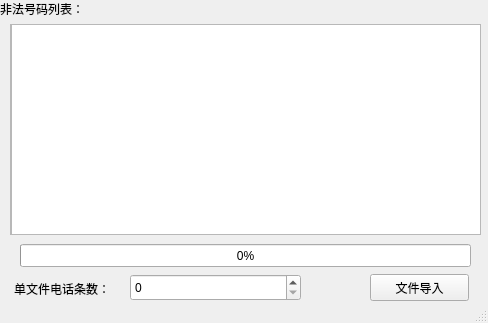
<?xml version="1.0" encoding="UTF-8"?>
<ui version="4.0">
 <class>MainWindow</class>
 <widget class="QMainWindow" name="MainWindow">
  <property name="geometry">
   <rect>
    <x>0</x>
    <y>0</y>
    <width>488</width>
    <height>323</height>
   </rect>
  </property>
  <property name="windowTitle">
   <string>MainWindow</string>
  </property>
  <widget class="QWidget" name="centralwidget">
   <widget class="QPushButton" name="loadSingleButton">
    <property name="geometry">
     <rect>
      <x>370</x>
      <y>274</y>
      <width>99</width>
      <height>27</height>
     </rect>
    </property>
    <property name="text">
     <string>文件导入</string>
    </property>
   </widget>
   <widget class="QSpinBox" name="n_split">
    <property name="geometry">
     <rect>
      <x>130</x>
      <y>274</y>
      <width>171</width>
      <height>27</height>
     </rect>
    </property>
    <property name="maximum">
     <number>65535</number>
    </property>
    <property name="singleStep">
     <number>10000</number>
    </property>
   </widget>
   <widget class="QLabel" name="label">
    <property name="geometry">
     <rect>
      <x>14</x>
      <y>280</y>
      <width>121</width>
      <height>17</height>
     </rect>
    </property>
    <property name="text">
     <string>单文件电话条数：</string>
    </property>
   </widget>
   <widget class="QScrollArea" name="scrollArea">
    <property name="geometry">
     <rect>
      <x>10</x>
      <y>24</y>
      <width>471</width>
      <height>211</height>
     </rect>
    </property>
    <property name="widgetResizable">
     <bool>true</bool>
    </property>
    <widget class="QWidget" name="scrollAreaWidgetContents">
     <property name="geometry">
      <rect>
       <x>0</x>
       <y>0</y>
       <width>469</width>
       <height>209</height>
      </rect>
     </property>
     <widget class="QTextBrowser" name="errorDisplay">
      <property name="geometry">
       <rect>
        <x>0</x>
        <y>-6</y>
        <width>471</width>
        <height>231</height>
       </rect>
      </property>
     </widget>
    </widget>
   </widget>
   <widget class="QProgressBar" name="progressBar">
    <property name="geometry">
     <rect>
      <x>20</x>
      <y>244</y>
      <width>451</width>
      <height>23</height>
     </rect>
    </property>
    <property name="value">
     <number>0</number>
    </property>
   </widget>
   <widget class="QLabel" name="label_2">
    <property name="geometry">
     <rect>
      <x>0</x>
      <y>0</y>
      <width>111</width>
      <height>17</height>
     </rect>
    </property>
    <property name="text">
     <string>非法号码列表：</string>
    </property>
   </widget>
  </widget>
  <widget class="QStatusBar" name="statusbar"/>
 </widget>
 <resources/>
 <connections/>
</ui>
